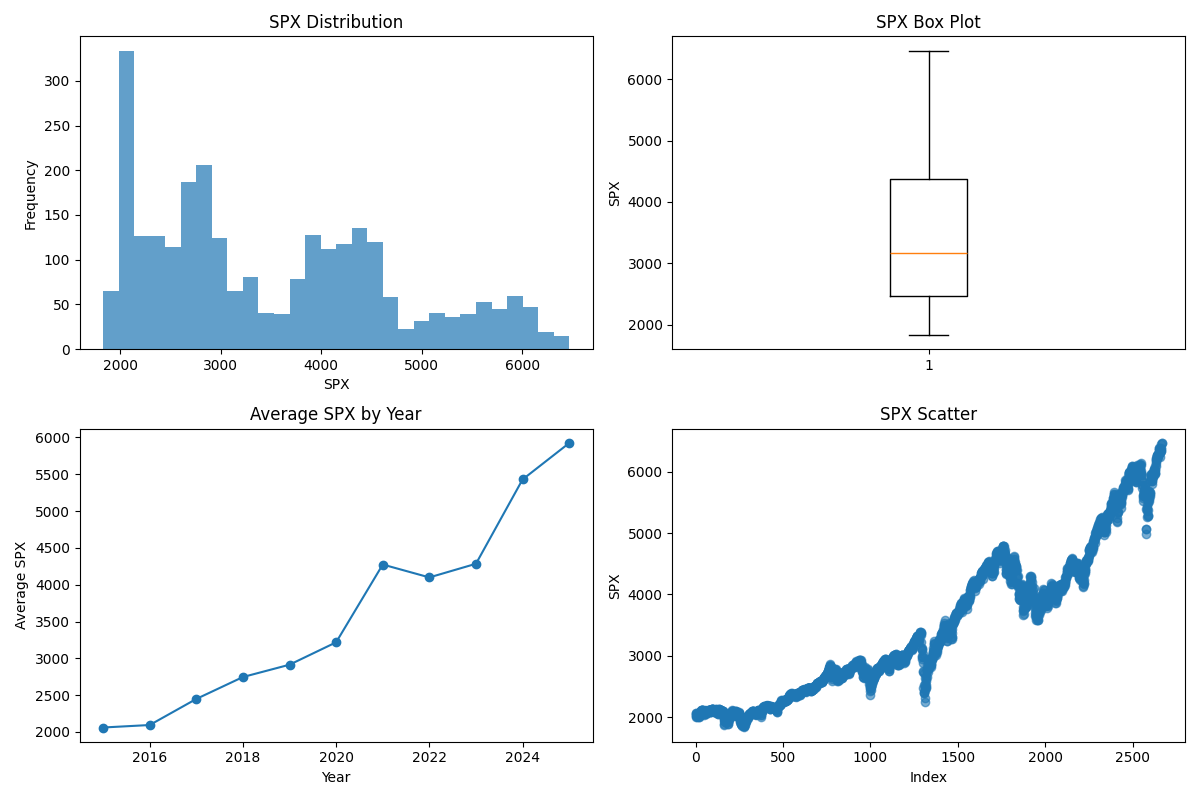

This figure's Python source:
# Gold Price Data Analysis
import pandas as pd
import numpy as np
import matplotlib.pyplot as plt
import seaborn as sns
from sklearn.model_selection import train_test_split
from sklearn.linear_model import LinearRegression
from sklearn.ensemble import RandomForestRegressor
from sklearn.metrics import mean_squared_error, r2_score
import os
import kagglehub
import shutil

def load_data():
    local_file = "gold_data_2015_25.csv"
    
    if not os.path.exists(local_file):
        print("Downloading dataset from Kaggle...")
        path = kagglehub.dataset_download("mdanwarhossain200110/gold-price-2015-2025")
        print(f"Downloaded to: {path}")
        
        csv_files = [f for f in os.listdir(path) if f.endswith('.csv')]
        if csv_files:
            source_file = os.path.join(path, csv_files[0])
            shutil.copy2(source_file, local_file)
            print(f"Copied {csv_files[0]} to {local_file}")
        else:
            print("No CSV files found")
            return None
    else:
        print("Using existing dataset file")
    
    df = pd.read_csv(local_file)
    print("Data loaded successfully")
    print(df.head())
    return df

def inspect_data(df):
    print("\nDataset Info:")
    print(df.info())
    print("\nBasic Stats:")
    print(df.describe())
    print("\nMissing values:", df.isnull().sum().sum())
    print("Duplicates:", df.duplicated().sum())
    return df

def filter_and_group(df):
    numeric_cols = df.select_dtypes(include=[np.number]).columns.tolist()
    if not numeric_cols:
        print("No numeric columns found")
        return df
    
    price_col = numeric_cols[0]
    for col in numeric_cols:
        if 'price' in col.lower() or 'close' in col.lower():
            price_col = col
            break
    
    print(f"\nUsing {price_col} as main metric")
    
    # High value filter
    threshold = df[price_col].quantile(0.75)
    high_data = df[df[price_col] > threshold]
    print(f"High value periods (>{threshold:.2f}): {len(high_data)} records")
    
    # Try to create year column
    date_cols = [col for col in df.columns if 'date' in col.lower() or 'time' in col.lower()]
    if date_cols:
        try:
            df[date_cols[0]] = pd.to_datetime(df[date_cols[0]])
            df['year'] = df[date_cols[0]].dt.year
            yearly_stats = df.groupby('year')[price_col].agg(['mean', 'count'])
            print(f"\nYearly stats:")
            print(yearly_stats)
        except:
            print("Could not process date column")
    
    return df

def ml_analysis(df):
    numeric_cols = df.select_dtypes(include=[np.number]).columns.tolist()
    if len(numeric_cols) < 1:
        print("Not enough numeric data for ML")
        return None, None, None, None, None, None
    
    target_col = numeric_cols[0]
    for col in numeric_cols:
        if 'price' in col.lower() or 'close' in col.lower():
            target_col = col
            break
    
    feature_cols = [col for col in numeric_cols if col != target_col]
    if not feature_cols:
        df['time_index'] = range(len(df))
        feature_cols = ['time_index']
    
    X = df[feature_cols].fillna(df[feature_cols].mean())
    y = df[target_col].fillna(df[target_col].mean())
    
    X_train, X_test, y_train, y_test = train_test_split(X, y, test_size=0.2, random_state=42)
    
    # Linear Regression
    lr = LinearRegression()
    lr.fit(X_train, y_train)
    lr_pred = lr.predict(X_test)
    lr_r2 = r2_score(y_test, lr_pred)
    
    # Random Forest
    rf = RandomForestRegressor(n_estimators=50, random_state=42)
    rf.fit(X_train, y_train)
    rf_pred = rf.predict(X_test)
    rf_r2 = r2_score(y_test, rf_pred)
    
    print(f"\nML Results:")
    print(f"Linear Regression R²: {lr_r2:.4f}")
    print(f"Random Forest R²: {rf_r2:.4f}")
    
    return lr, rf, X_test, y_test, lr_pred, rf_pred

def create_plots(df):
    numeric_cols = df.select_dtypes(include=[np.number]).columns.tolist()
    if not numeric_cols:
        print("No numeric columns for plotting")
        return
    
    price_col = numeric_cols[0]
    
    fig, axes = plt.subplots(2, 2, figsize=(12, 8))
    
    # Histogram
    axes[0, 0].hist(df[price_col], bins=30, alpha=0.7)
    axes[0, 0].set_title(f'{price_col} Distribution')
    axes[0, 0].set_xlabel(price_col)
    axes[0, 0].set_ylabel('Frequency')
    
    # Box plot
    axes[0, 1].boxplot(df[price_col])
    axes[0, 1].set_title(f'{price_col} Box Plot')
    axes[0, 1].set_ylabel(price_col)
    
    # Time series
    if 'year' in df.columns:
        yearly_avg = df.groupby('year')[price_col].mean()
        axes[1, 0].plot(yearly_avg.index, yearly_avg.values, marker='o')
        axes[1, 0].set_title(f'Average {price_col} by Year')
        axes[1, 0].set_xlabel('Year')
        axes[1, 0].set_ylabel(f'Average {price_col}')
    else:
        axes[1, 0].plot(df[price_col])
        axes[1, 0].set_title(f'{price_col} Over Time')
    
    # Scatter
    axes[1, 1].scatter(range(len(df)), df[price_col], alpha=0.6)
    axes[1, 1].set_title(f'{price_col} Scatter')
    axes[1, 1].set_xlabel('Index')
    axes[1, 1].set_ylabel(price_col)
    
    plt.tight_layout()
    plt.savefig('gold_analysis.png')
    plt.show()

def main():
    print("Starting Gold Price Analysis...")
    
    df = load_data()
    if df is None:
        print("Failed to load data")
        return
    
    df = inspect_data(df)
    df = filter_and_group(df)
    
    ml_results = ml_analysis(df)
    create_plots(df)
    
    print("\nAnalysis complete!")

if __name__ == "__main__":
    main()
